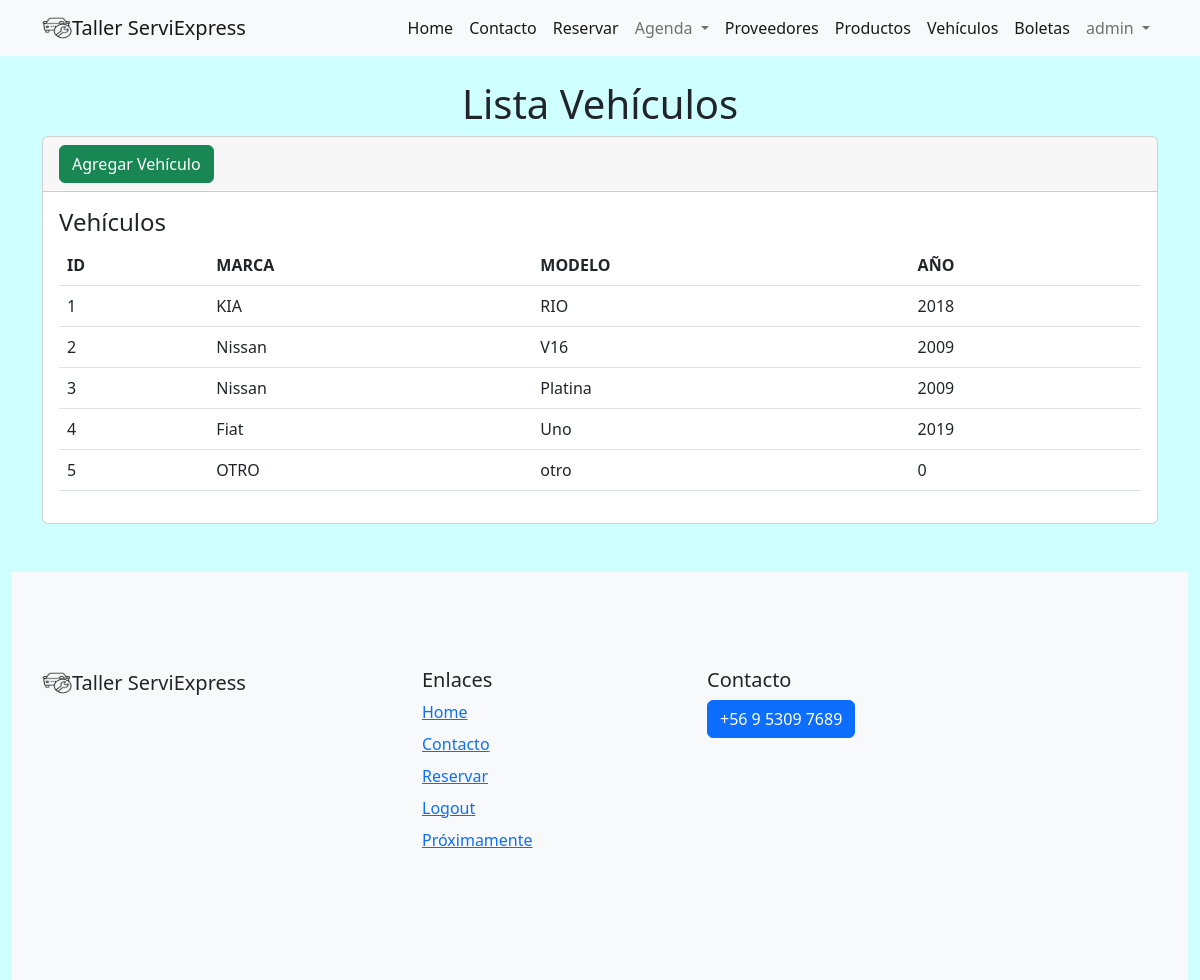
The app's page /vehiculos/ (signed in) with its own data.
### task/models.py (models this page shows, shortened)
class Vehiculo(models.Model):
    id = models.AutoField(primary_key=True)
    marca = models.CharField(max_length=20)
    modelo = models.CharField(max_length=20)
    anno = models.IntegerField(blank=False)
    user = models.ForeignKey(User, on_delete=models.CASCADE)

### task/views.py (the view)
# urls.py: path('vehiculos/', views.listVehiculo,name='listVehiculos'),
@login_required
def listVehiculo(request):
    vehiculo = Vehiculo.objects.all()#Reserva.objects.filter(user=request.user)
    return render(request, 'vehiculos.html',{
        'vehiculo': vehiculo
    })

### task/templates/vehiculos.html
{% extends 'base.html' %}
{% block content%}
{% load static %}
<br>
<main class="container">
    <div class="row">
        <div class="col-md-8s ">
<h1 class="text-center">Lista Vehículos</h1>
<div class="card">
    {% if perms.task.add_vehiculo %}
                <div class="card-header">
                    <a name="" id="" class="btn btn-success" href="{% url 'crearVehiculo' %}" role="button">Agregar Vehículo</a>
                 </div>
                 {% endif%}
    <div class="card-body">
        <h4 class="card-title">Vehículos</h4>
        <table class="table">
            <thead>
                <tr>
                    <th>ID</th>
                    <th>MARCA</th>
                    <th>MODELO</th>
                    <th>AÑO</th>
                </tr>
            </thead>
            <tbody>
                {% for vehiculo in vehiculo %}
                <tr>
                    <td>{{ vehiculo.id }}</td>
                    <td>
                        {{ vehiculo.marca}}
                    </td>
                    <td>{{ vehiculo.modelo }}</td>
                    <td>{{ vehiculo.anno}}</td>
                </tr>
                {% endfor %}
            </tbody>
        </table>
    </div>
</div>
        </div>
    </div>
</main>
{% endblock %}

### task/templates/base.html (shortened to what this page needs)
{% load static %}
<!doctype html>
<html lang="en">
  <head>
    <link href="https://cdn.jsdelivr.net/npm/bootstrap@5.2.3/dist/css/bootstrap.min.css" rel="stylesheet">
    <link type="text/css" rel="stylesheet" href="{% static 'task/css/style.css' %}">
  </head>
  <body>
    <nav class="navbar navbar-expand-lg bg-light">
        <div class="container">
            <img src="{% static 'task/img/mecanico.png' %}" alt="Logo flor " width="30" height="24">
            <a class="navbar-brand" href="{% url 'home' %}">Taller ServiExpress</a>
          <div class="collapse navbar-collapse" id="navbarTogglerDemo01">
            <ul class="navbar-nav ms-auto">
              <li class="nav-item">
                <a class="nav-link active" aria-current="page" href="{% url 'home' %}">Home</a>
              </li>
              <li class="nav-item">
                <a class="nav-link active" aria-current="page" href="{% url 'contacto' %}">Contacto</a>
              </li>
              {% if user.is_authenticated %}
              <li class="nav-item">
                <a class="nav-link active" href="{% url 'crearReserva' %}">Reservar</a>
              </li>
              {% endif %}
              {% if perms.task.view_reserva %}
              <li class="nav-item dropdown">
                <a class="nav-link dropdown-toggle" href="#" role="button" data-bs-toggle="dropdown" aria-expanded="false">
                  Agenda
                </a>
              </li>
              {% endif %}
              {% if perms.task.view_proveedor %}
              <li class="nav-item">
                <a class="nav-link active" href="{% url 'listProveedor' %}">Proveedores</a>
              </li>
              {% endif %}
              {% if perms.task.view_producto %}
              <li class="nav-item">
                <a class="nav-link active" href="{% url 'listProductos' %}">Productos</a>
              </li>
              {% endif %}
              {% if perms.task.view_vehiculo %}
              <li class="nav-item">
                <a class="nav-link active" href="{% url 'listVehiculos' %}">Vehículos</a>
              </li>
              {% endif %}
              {% if perms.task.view_boleta %}
              <li class="nav-item">
                <a class="nav-link active" href="{% url 'listBoletas' %}">Boletas</a>
              </li>
              {% endif %}
              {% if user.is_authenticated %}
              <li class="nav-item dropdown">
                <a class="nav-link dropdown-toggle" href="#" role="button" data-bs-toggle="dropdown" aria-expanded="false">
                  {{ user.username }}
                </a>
              </li>
                {% else %}
                <a class="nav-link active" href="{% url 'iniciarSesion' %}">Login</a>
              </li>
              <li class="nav-item">
                <a class="nav-link active" href="{% url 'registrarse' %}">Registrarse</a>
              </li>
              {% endif %}
            </ul>
          </div>
        </div>
      </nav>
    {% block content %}
    {% endblock %}
    <footer class="container-fluid">
        <footer class="bd-footer py-5 mt-5 bg-light">
            <div class="container py-5">
                <div class="row">
                    <div class="col-lg-3 mb-3">
                        <a class="d-inline-flex align-items-center mb-2 link-dark text-decoration-none" href="/" aria-label="Bootstrap">
                            <img src="{% static 'task/img/mecanico.png' %}" alt="Logo mecanico " width="30" height="24">
                            <span class="fs-5">Taller ServiExpress</span>
                        </a>
                    </div>
                    <div class="col-6 col-lg-2 offset-lg-1 mb-3">
                        <h5>Enlaces</h5>
                        <ul class="list-unstyled">
                            <li class="mb-2"><a href="{% url 'home' %}">Home</a></li>
                            <li class="mb-2"><a href="{% url 'contacto' %}">Contacto</a></li>
                            {% if user.is_authenticated %}
                            <li class="mb-2"><a href="{% url 'crearReserva' %}">Reservar</a></li>
                            <li class="mb-2"><a href="{% url 'cerrarSesion' %}">Logout</a></li>
                            {% else %}
                            <li class="mb-2"><a href="{% url 'iniciarSesion' %}">Login</a></li>
                            <li class="mb-2"><a href="{% url 'registrarse' %}">Registrarse</a></li>
                            {% endif %}
                            <li class="mb-2"><a href="#">Próximamente</a></li>
                        </ul>
                    </div>
                    <div class="col-6 col-lg-2 offset-lg-1 mb-3">
                        <h5>Contacto</h5>
                        <p class="btn btn-primary">+56 9 5309 7689</p>
                    </div>
                </div>
            </div>
        </footer>
    </footer>
  </body>
</html>

### task/static/task/css/style.css (style rules this page uses)
body { background-color: #d0ffff; }

### records on screen
Vehiculo: id "1", marca "KIA", modelo "RIO", anno "2018"
Vehiculo: id "2", marca "Nissan", modelo "V16", anno "2009"
Vehiculo: id "3", marca "Nissan", modelo "Platina", anno "2009"
Vehiculo: id "4", marca "Fiat", modelo "Uno", anno "2019"
Vehiculo: id "5", marca "OTRO", modelo "otro", anno "0"

### other values on screen
{{ user.username }} "admin"
